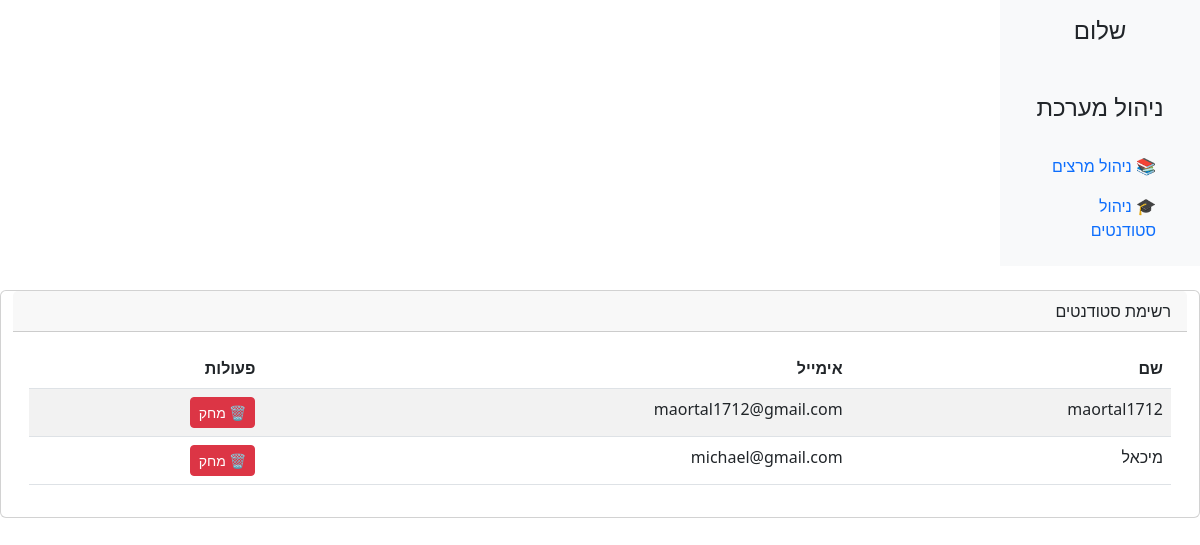
Page /admin_page_lecturers_section/ on the committed database.
### App_SetUp/models.py (models this page shows)
class User(AbstractUser):
    is_admin= models.BooleanField('Is admin', default=False)
    is_student = models.BooleanField('Is student', default=False)
    is_lecturer = models.BooleanField('Is lecturer', default=False)

### App_SetUp/views.py (the view)
# urls.py: path('admin_page_lecturers_section/', views.manage_lecturers, name='manage_lecturers'),
def manage_lecturers(request):
    active_lecturers = User.objects.filter(is_lecturer=True, is_active=True)
    context = {
        "active_lecturers": active_lecturers
    }
    return render(request, "admin_page_lecturers_section.html", context)

### App_SetUp/templates/admin_page_lecturers_section.html (shortened to what this page needs)
<!DOCTYPE html>
<html lang="he" dir="rtl">
<head>
    <link href="https://cdn.jsdelivr.net/npm/bootstrap@5.3.0/dist/css/bootstrap.min.css" rel="stylesheet">
</head>
<body>
<div class="container-fluid">
    <div class="row">
        <nav class="col-md-2 d-none d-md-block bg-light sidebar">
            <div class="position-sticky">
                <h4 class="text-center mt-3">שלום {{ request.user.username }}</h4>
                <br>
                <h4 class="text-center mt-3">ניהול מערכת</h4>
                <ul class="nav flex-column p-3">
                    <li class="nav-item"><a class="nav-link active" href="{% url 'manage_lecturers' %}">📚 ניהול מרצים</a></li>
                    <li class="nav-item"><a class="nav-link" href="{% url 'manage_students' %}">🎓 ניהול סטודנטים</a></li>
                </ul>
            </div>
        </nav>
            <div class="card my-4">
                <div class="card-header">רשימת סטודנטים</div>
                <div class="card-body">
                    <table class="table table-striped">
                        <thead>
                            <tr>
                                <th>שם</th>
                                <th>אימייל</th>
                                <th>פעולות</th>
                            </tr>
                        </thead>
                        <tbody>
                            {% for lecturer in active_lecturers%}
                            <tr>
                                <td>{{ lecturer.username }}</td>
                                <td>{{ lecturer.email }}</td>
                                <td>
                                    <form method="post" action="{% url 'delete_lecturer'%}" onsubmit="return confirmDeletion()">
                                        <button type="submit" class="btn btn-danger btn-sm">🗑 מחק</button>
                                    </form>
                                </td>
                            </tr>
                            {% empty %}
                            <tr><td colspan="3" class="text-center">אין מרצים רשומים</td></tr>
                            {% endfor %}
                        </tbody>
                    </table>
                </div>
            </div>
       </div>
</div>
</body>
</html>

### rows in the picture
User: username "maortal1712", email "maortal1712@gmail.com"
User: username "מיכאל", email "michael@gmail.com"
